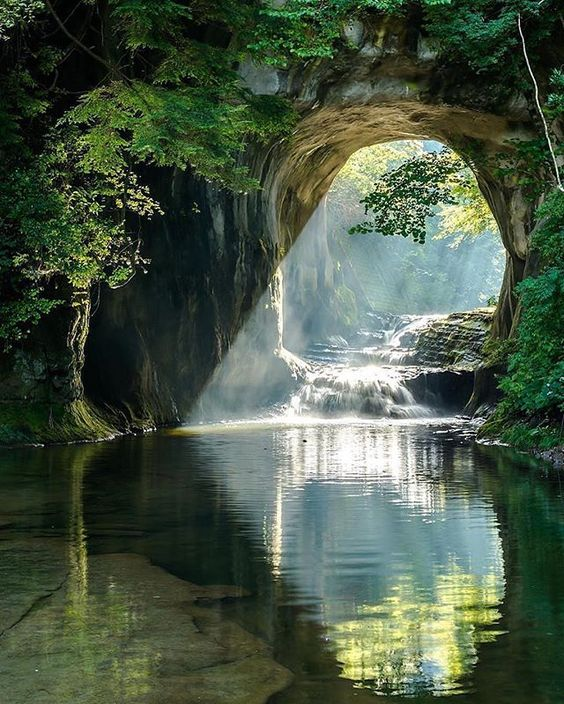
#> input picture nature.jpg, 564 x 704 px
$ python Power_LawTransformations.py
#> lines starting #> are read from the running program, lines starting #| are printed output that depends on the picture; after the words box and inside, x2 and y2 are one past the last pixel; in counts of white or black regions, pixels touching at a corner belong together
import cv2
import numpy as np
# Load the image
img = cv2 .imread('nature.jpg')
#> img is the input picture: shape (704, 564, 3); mean B, G, R 68.2, 86.4, 72.1

# Perform Operations you want. Here, I did Gamma Correction of 2.2, 1 and 0.4
gamma2_2 = np.array(255*(img/255)**2.2,dtype='uint8')
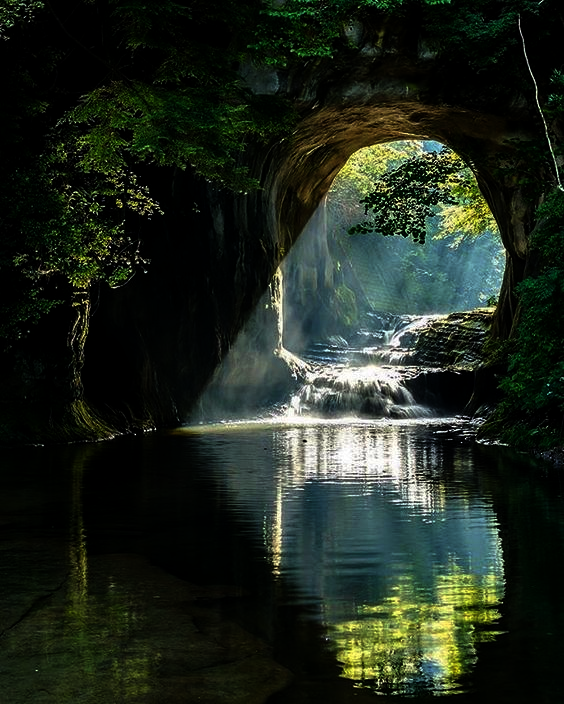
#> gamma2_2: shape (704, 564, 3); mean B, G, R 29.8, 40.2, 31.8
gamma1 = np.array(255*(img/255)**1,dtype='uint8')
gamma0_4 = np.array(255*(img/255)**0.4,dtype='uint8')
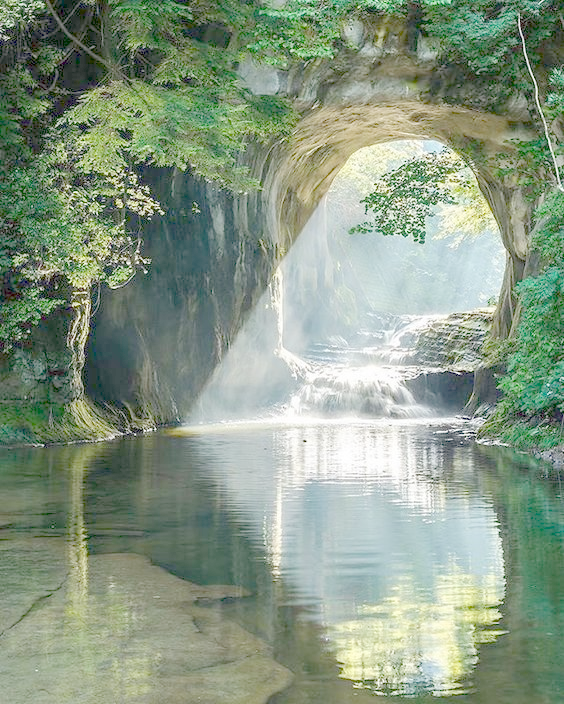
#> gamma0_4: shape (704, 564, 3); mean B, G, R 133, 153.4, 136.9


font                   = cv2.FONT_HERSHEY_DUPLEX
bottomLeftCornerOfText = (10,100) #position of text
fontScale              = 1 #size of text
fontColor              = (255,255,255)
thickness              = 2 #width of text

cv2.putText(gamma2_2,'Gamar = 2.2',
    bottomLeftCornerOfText,
    font,
    fontScale,
    fontColor,
    thickness,)
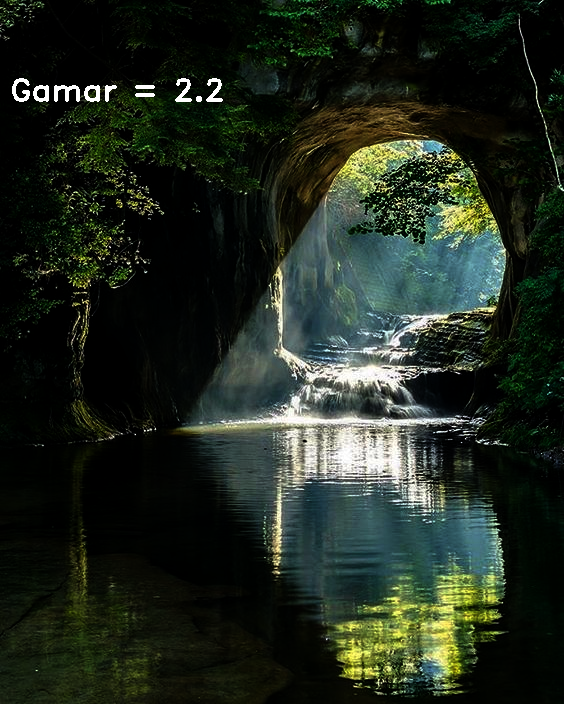
#> gamma2_2: shape (704, 564, 3); 0.37% of pixels changed, all inside (x1, y1, x2, y2) = (12, 78, 223, 102)

cv2.putText(gamma1,'Gamar = 1',
    bottomLeftCornerOfText,
    font,
    fontScale,
    fontColor,
    thickness,)
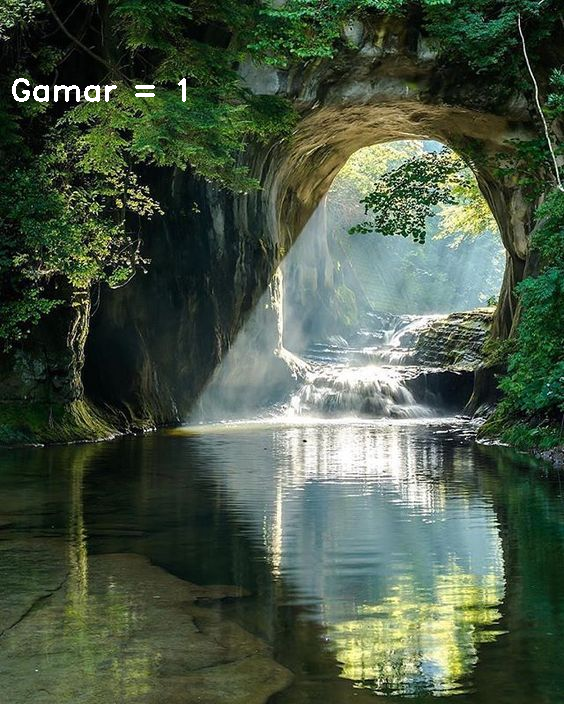
#> gamma1: shape (704, 564, 3); 0.29% of pixels changed, all inside (x1, y1, x2, y2) = (12, 78, 186, 102)

cv2.putText(gamma0_4,'Gamar = 0.4',
    bottomLeftCornerOfText,
    font,
    fontScale,
    fontColor,
    thickness,)
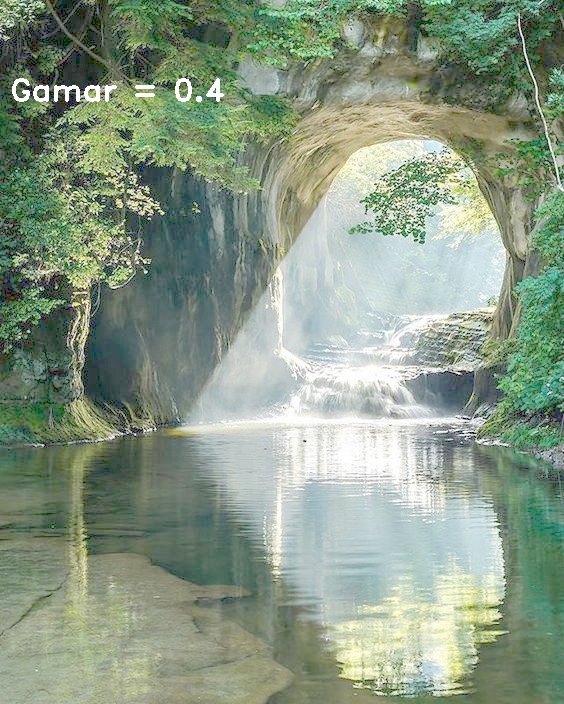
#> gamma0_4: shape (704, 564, 3); 0.37% of pixels changed, all inside (x1, y1, x2, y2) = (12, 78, 224, 102)


# Horizontally concatenate the images
img_concat = cv2.hconcat([gamma2_2,gamma1,gamma0_4])    #Concat image
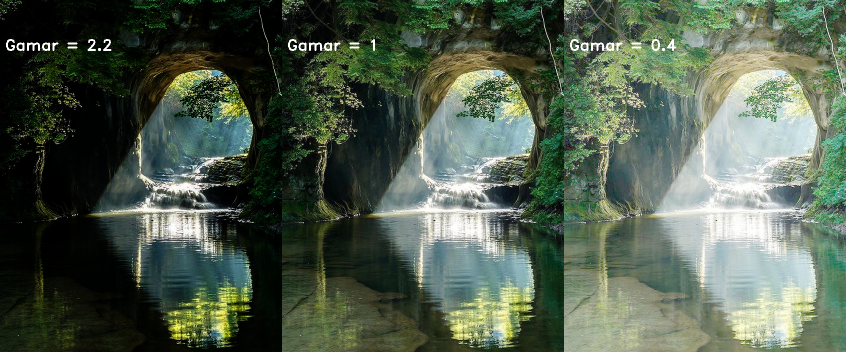
#> img_concat: shape (704, 1692, 3) (shown at 1/2 size); mean B, G, R 77.8, 94, 81
imS = cv2.resize(img_concat, (1000, 500))               # Resize image
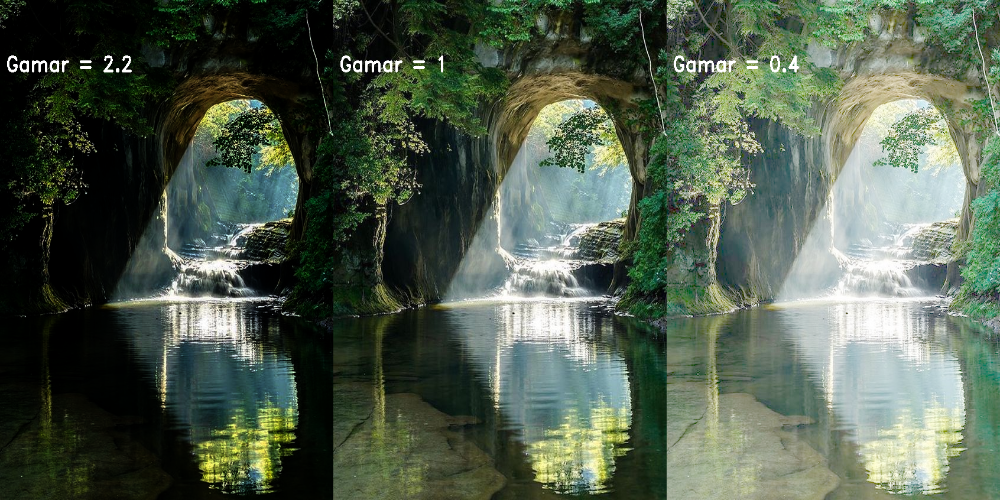
#> imS: shape (500, 1000, 3); mean B, G, R 77.7, 93.9, 80.9

#Save image
cv2.imwrite('gamma_transformed.jpg', img_concat)

# Display the concatenated image
cv2.imshow('a2',imS)
cv2.waitKey(0)
cv2.destroyAllWindows()
